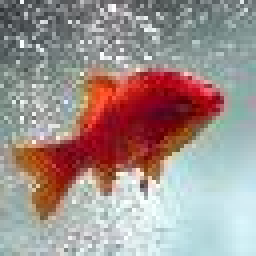
#> input picture project/New folder/n01443537_10.JPEG, 64 x 64 px, found by its file name (shown 4 times larger)
$ jupyter execute --allow-errors Group1_milestone1_code.ipynb
#> lines starting #> are read from the running program, lines starting #| are printed output that depends on the picture
[cell 1]
import numpy as np
import pandas as pd


import matplotlib.pyplot as plt; plt.rcdefaults()


from sklearn import datasets, preprocessing, linear_model
from sklearn.model_selection import train_test_split

from skimage import io, transform, color, exposure, img_as_float
from sklearn.metrics import confusion_matrix
import seaborn as sns

from sklearn.metrics import classification_report

[cell 2]
from google.colab import drive
drive.mount('/content/gdrive')


#> (the rest of this cell did not finish here and is left out)

#> (a cell that did not finish here is left out)

[cell 4]
#classes
classes = []
#> (the rest of this cell did not finish here and is left out)

[cell 5]
#(1)
#dataset_size = (2029, 12289)

# here separate batch for train, test but no batch for validation. we have to do it manually for validation only.

#total five class ['bear', 'boa-constrictor', 'bullfrog', 'golden-retriever', 'goldfish']
# [unfortunately one NaN class both in train and test batch (wd didnot consider it)]

[cell 6]
#distribution:

d = {'Train':[],'Test':[]}

for i in classes:
  ctr = 0
  ctt = 0
  for j in train['label']:
    if i == j:
      ctr+=1
  for j in test['label']:
    if i == j:
      ctt+=1
  d['Train'].append(ctr)
  d['Test'].append(ctt)

print(d)

Class =  classes

# Plot stacked bar chart

df = pd.DataFrame(d)
#> (the rest of this cell did not finish here and is left out)

[cell 7]
#distribution:

d = {}

for i in classes:
  c = 0

  for j in train['label']:
    if i == j:
      c+=1
  for j in test['label']:
    if i == j:
      c+=1
  d[i] = c

print(d)

x = d.keys()
y = d.values()
plt.barh(list(x), list(y))

for index, value in enumerate(y):
    plt.text(value, index,
             str(value))

plt.xlabel('samples')
plt.title('The number of samples per class')

plt.show()

[cell 8]
#(2)
# the distribution is like {'bear': 549, 'boa-constrictor': 449, 'bullfrog': 300, 'golden-retriever': 544, 'goldfish': 178}
# distribution is inbalanced

[cell 9]
#(3) If a dataset is unbalanced, what kind of issues we might face? What are the available techniques to tackle these issues [Google and answer]?

#If dataset is unbalanced then its hard to solve classification type problem because Imbalance data can hamper the model accuracy in a large scale. Here the model
# will train and predict well for data-label with high volume but the model wont train and predict well and loss will be higher for data-label with low volume.

#Resampling Technique (over sampling , under sampling), data augmentation

[cell 10]
#(4)  data augmentation

[cell 11]
#Review some sample images
goldfish = io.imread('n01443537_10.JPEG')
#> goldfish is the input picture: shape (64, 64, 3); mean R, G, B 160.1, 144.7, 141.3

bullfrog = io.imread('n01641577_9.JPEG')
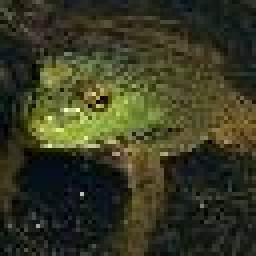
#> input picture project/New folder/n01641577_9.JPEG, 64 x 64 px, found by its file name (shown 4 times larger)
#> bullfrog is the input picture: shape (64, 64, 3); mean R, G, B 56.2, 57.7, 34.9
boa_constrictor  = io.imread('n01742172_96.JPEG')
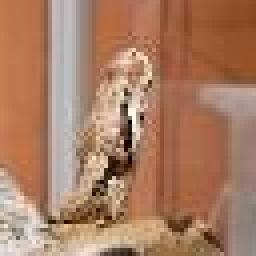
#> input picture project/New folder/n01742172_96.JPEG, 64 x 64 px, found by its file name (shown 4 times larger)
#> boa_constrictor is the input picture: shape (64, 64, 3); mean R, G, B 169.1, 125.3, 99.8
golden_retriever = io.imread('n02099601_5.JPEG')
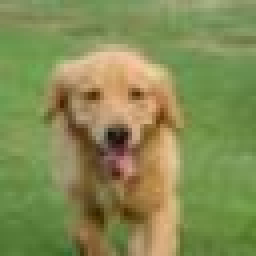
#> input picture project/New folder/n02099601_5.JPEG, 64 x 64 px, found by its file name (shown 4 times larger)
#> golden_retriever is the input picture: shape (64, 64, 3); mean R, G, B 132.1, 139.7, 83.1
bear = io.imread('n02132136_32.JPEG')
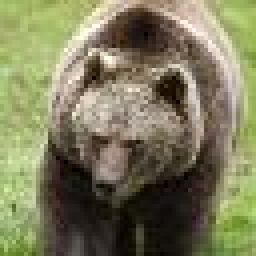
#> input picture project/New folder/n02132136_32.JPEG, 64 x 64 px, found by its file name (shown 4 times larger)
#> bear is the input picture: shape (64, 64, 3); mean R, G, B 125.3, 123.4, 91.8

plt.subplot(2,3,1)
io.imshow(goldfish )
plt.subplot(2,3,2)
io.imshow(bullfrog)
plt.subplot(2,3,3)
io.imshow(boa_constrictor)
plt.subplot(2,3,4)
io.imshow(golden_retriever)
plt.subplot(2,3,5)
io.imshow(bear)


print(goldfish.shape)
#| (64, 64, 3)
print(bullfrog.shape)
#| (64, 64, 3)
print(boa_constrictor.shape)
#| (64, 64, 3)
print(golden_retriever.shape)
#| (64, 64, 3)
print(bear.shape)
#| (64, 64, 3)
